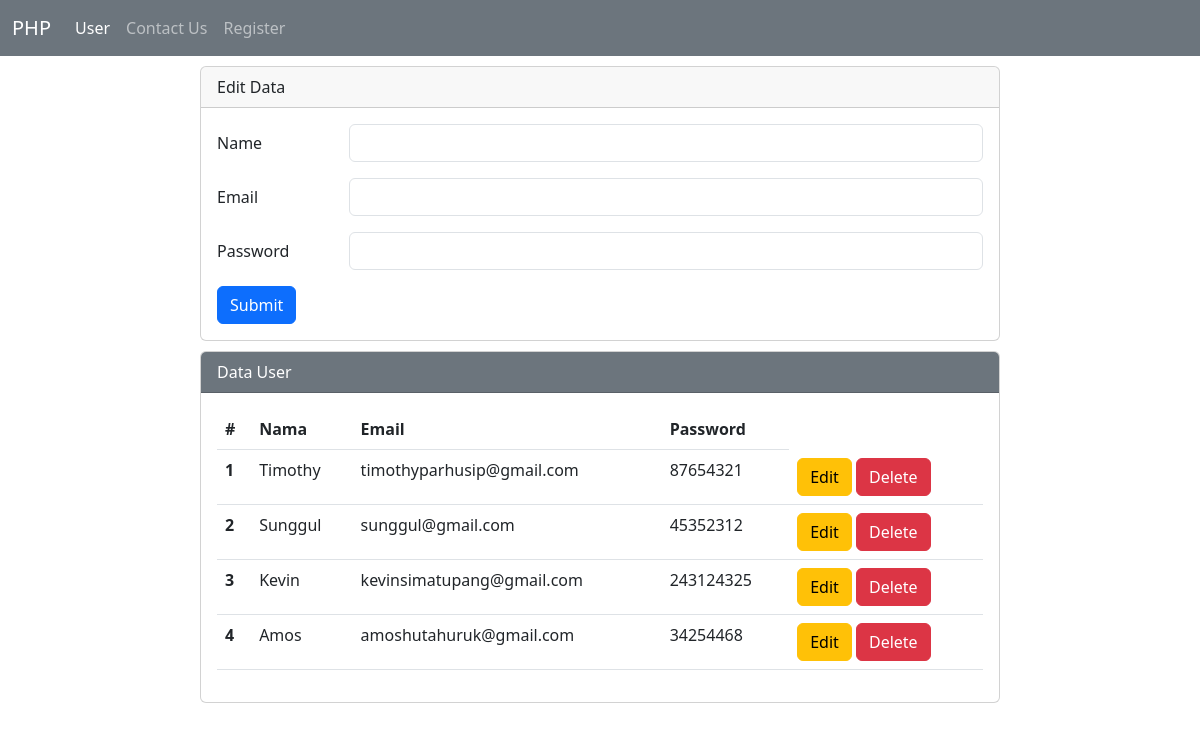
The page / on the database its author committed.
### tables this page shows
CREATE TABLE `user` (
  `id` int(11) NOT NULL,
  `name` varchar(255) NOT NULL,
  `email` varchar(255) NOT NULL,
  `password` varchar(255) NOT NULL
);

### index.php (the view, shortened to what this page needs)
<?php
$host = "localhost";
$user = "root";
$pass = "";
$db = "phpcrud";
$koneksi = mysqli_connect($host, $user, $pass, $db);
$name = "";
$email = "";
$password = "";
?>
<!DOCTYPE html>
<html lang="en">
<head>
    <link href="https://cdn.jsdelivr.net/npm/bootstrap@5.3.0/dist/css/bootstrap.min.css" rel="stylesheet">
</head>
<body>
    <nav class="navbar navbar-expand-lg bg-secondary" data-bs-theme="dark">
    <div class="container-fluid">
        <a class="navbar-brand" href="#">PHP</a>
        <div class="collapse navbar-collapse" id="navbarSupportedContent">
        <ul class="navbar-nav me-auto mb-2 mb-lg-0">
            <li class="nav-item">
            <a class="nav-link active" aria-current="page" href="index.php">User</a>
            </li>
            <li class="nav-item">
            <a class="nav-link" href="contact.php">Contact Us</a>
            </li>
            <li class="nav-item">
            <a class="nav-link" href="register.php">Register</a>
            </li>
        </ul>
        </div>
    </div>
    </nav>
    <div class="mx-auto">
        <div class="card">
            <div class="card-header">
                Edit Data
            </div>
            <div class="card-body">
                <form action="" method="POST">
                    <div class="mb-3 row">
                        <label for="name" class="col-sm-2 col-form-label">Name</label>
                        <div class="col-sm-10">
                            <input type="text" class="form-control" id="name" name="name" value="<?php echo $name ?>">
                        </div>
                    </div>
                    <div class="mb-3 row">
                        <label for="email" class="col-sm-2 col-form-label">Email</label>
                        <div class="col-sm-10">
                            <input type="text" class="form-control" id="email" name="email" value="<?php echo $email ?>">
                        </div>
                    </div>
                    <div class="mb-3 row">
                        <label for="password" class="col-sm-2 col-form-label">Password</label>
                        <div class="col-sm-10">
                            <input type="text" class="form-control" id="password" name="password" value="<?php echo $password ?>">
                        </div>
                    </div>
                    <div class="col-12">
                        <input type="submit" name="submit" value="Submit" class="btn btn-primary">
                    </div>
                </form>
            </div>
        </div>
        <div class="card">
            <div class="card-header text-white bg-secondary">
                Data User
            </div>
            <div class="card-body">
                <table class="table">
                    <thead>
                        <tr>
                            <th scope="col">#</th>
                            <th scope="col">Nama</th>
                            <th scope="col">Email</th>
                            <th scope="col">Password</th>
                        </tr>
                    <tbody>
                        <?php
                        $sql2 = "SELECT * FROM user ORDER BY id DESC";
                        $q2 = mysqli_query($koneksi, $sql2);
                        $urut = 1;
                        while ($r2 = mysqli_fetch_array($q2)) {
                            $id = $r2['id'];
                            $name = $r2['name'];
                            $email = $r2['email'];
                            $password = $r2['password'];
                        ?>
                            <tr>
                                <th scope="row"><?php echo $urut++ ?></th>
                                <td scope="row"><?php echo $name ?></td>
                                <td scope="row"><?php echo $email ?></td>
                                <td scope="row"><?php echo $password ?></td>
                                <td scope="row">
                                    <a href="index.php?op=edit&id=<?php echo $id ?>"><button type="button" class="btn btn-warning">Edit</button></a>
                                    <a href="index.php?op=delete&id=<?php echo $id ?>" onclick="return confirm('Yakin mau delete data?')"><button type="button" class="btn btn-danger">Delete</button></a>
                                </td>
                            </tr>
                        <?php
                        }
                        ?>
                    </tbody>
                    </thead>
                </table>
            </div>
        </div>
    </div>
</body>
</html>

### index.php (style rules this page uses)
.mx-auto { width: 800px; }
.card { margin-top: 10px; }

### rows shown on the page
user: name "Timothy", email "timothyparhusip@gmail.com", password "87654321"
user: name "Sunggul", email "sunggul@gmail.com", password "45352312"
user: name "Kevin", email "kevinsimatupang@gmail.com", password "243124325"
user: name "Amos", email "amoshutahuruk@gmail.com", password "34254468"
